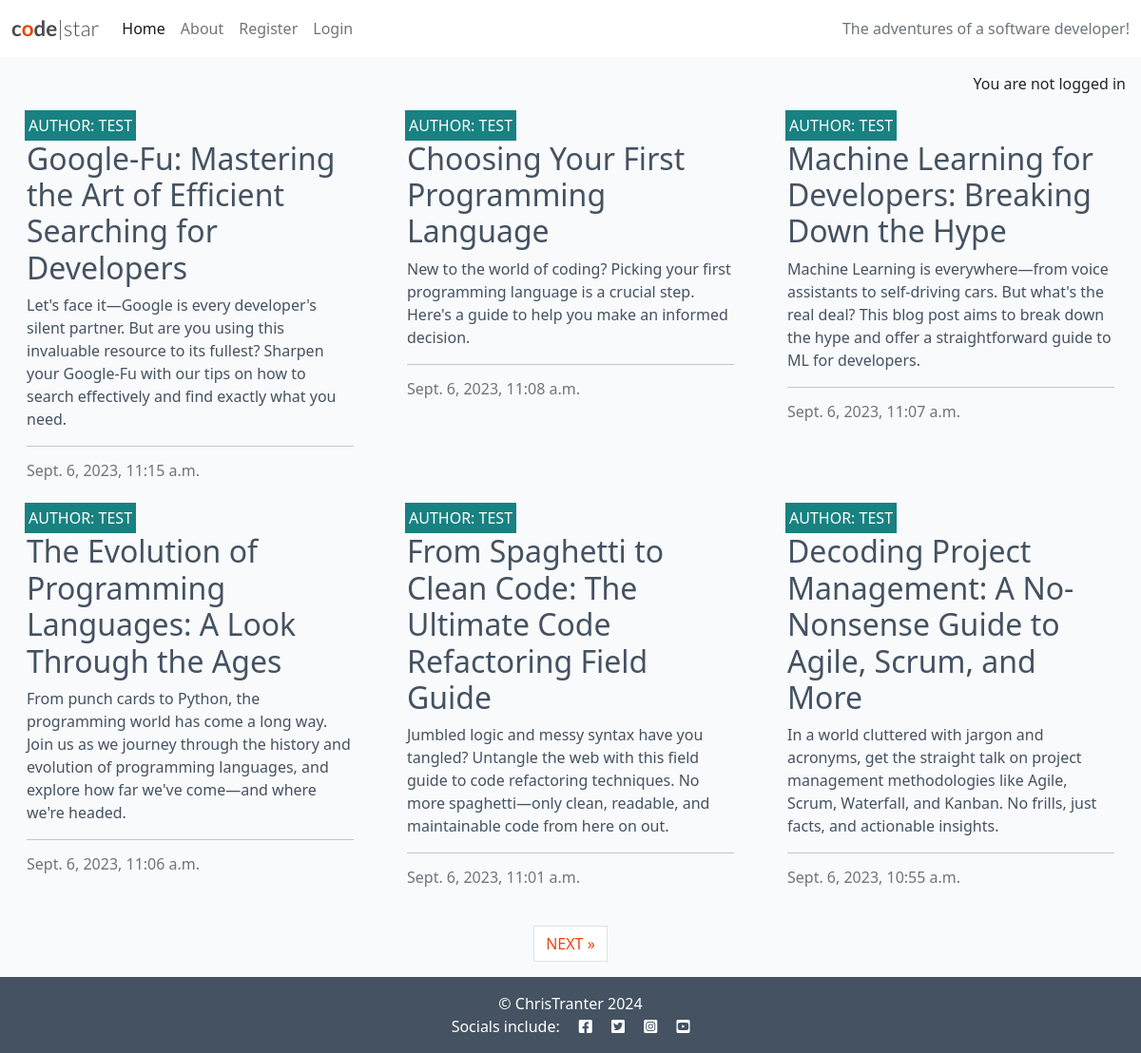
/, run on an earlier commit of the app's database.
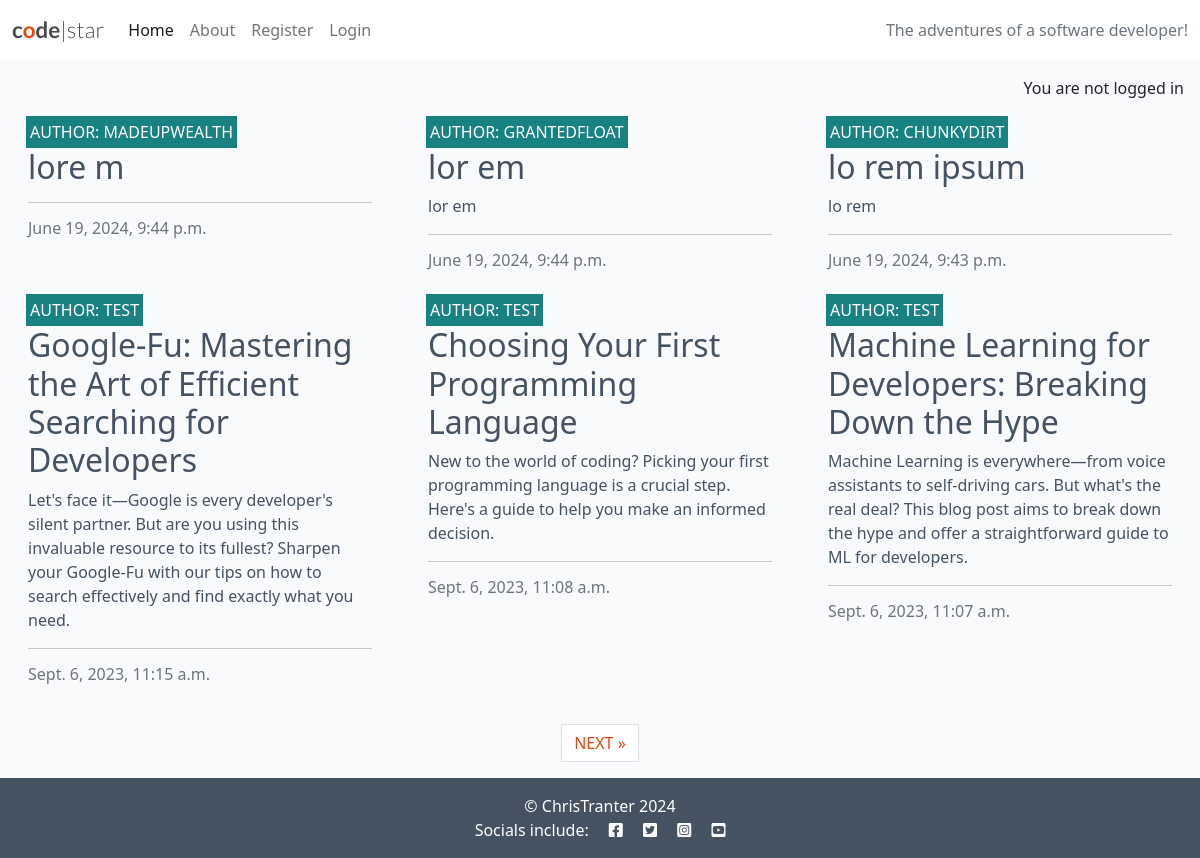
And on a later commit of the database.
### blog/models.py (models this page shows, shortened)
class Post(models.Model):
    title = models.CharField(max_length=200, unique=True)
    slug = models.SlugField(max_length=200, unique=True)
    author = models.ForeignKey(User, on_delete=models.CASCADE, related_name="blog_posts")
    content = models.TextField()
    created_on = models.DateTimeField(auto_now_add=True)
    status = models.IntegerField(choices=STATUS, default=0)
    excerpt = models.TextField(blank=True)
    updated_on = models.DateTimeField(auto_now=True)
    class Meta:
        ordering = ["-created_on"]

### blog/views.py (the view)
# urls.py: path('', views.PostList.as_view(), name='home'),
class PostList(generic.ListView):
    queryset = Post.objects.filter(status=1)
    template_name = "blog/index.html"
    paginate_by = 6

### blog/templates/blog/index.html (shortened to what this page needs)
{% extends "base.html" %}
{% block content %}
<div class="container-fluid">
    <div class="row">
        <div class="col-12 mt-3 left">
            <div class="row">
                {% for post in post_list %}
                <div class="col-md-4">
                    <div class="card mb-4">
                        <div class="card-body">
                            <div class="image-container">
                                <div class="image-flash">
                                    <p class="author">Author: {{ post.author }}</p>
                                </div>
                            </div>
                            <a href="{% url 'post_detail' post.slug %}" class="post-link">
                                <h2 class="card-title">{{ post.title }}</h2>
                                <p class="card-text">{{ post.excerpt }}</p>
                            </a>
                            <hr />
                            <p class="card-text text-muted h6">{{ post.created_on}}
                            </p>
                        </div>
                    </div>
                </div>
                {% if forloop.counter|divisibleby:3 %}
            </div>
            <div class="row">
                {% endif %}
                {% endfor %}
            </div>
        </div>
    </div>
    {% if is_paginated %}
    <nav aria-label="Page navigation">
        <ul class="pagination justify-content-center">
            {% if page_obj.has_next %}
            <li><a href="?page={{ page_obj.next_page_number }}" class="page-link"> NEXT &raquo;</a></li>
            {% endif %}
        </ul>
    </nav>
    {% endif %}
</div>
{% endblock %}
{% block copyright %}
© ChrisTranter 2024
{% endblock %}

### templates/base.html (shortened to what this page needs)
{% load static %}
{% url 'home' as home_url %}
{% url 'about' as about_url %}
{% url 'account_login' as login_url %}
{% url 'account_signup' as signup_url %}
{% url 'account_logout' as logout_url %}
<!DOCTYPE html>
<html class="h-100" lang="en">
<head>
    <link rel="stylesheet" href="https://cdnjs.cloudflare.com/ajax/libs/font-awesome/5.15.3/css/all.min.css">
    <link href="https://cdn.jsdelivr.net/npm/bootstrap@5.0.1/dist/css/bootstrap.min.css" rel="stylesheet"
>
    <link rel="stylesheet" href="{% static 'css/style.css' %}">
</head>
<body class="d-flex flex-column h-100 main-bg">
    <nav class="navbar navbar-expand-lg navbar-light bg-white">
        <div class="container-fluid">
            <a class="navbar-brand" href="{% url 'home' %}"><span class="brand">c<span class="red-o">o</span>de<span
                        class="thin">|star</span></span></a>
            <div class="collapse navbar-collapse" id="navbarText">
                <ul class="navbar-nav me-auto mb-2 mb-lg-0">
                    <li class="nav-item">
                        <a class="nav-link {% if request.path == home_url %}active{% endif %}" aria-current="page"
                            href="{% url 'home' %}">Home</a>
                    </li>
                    <li class="nav-item">
                        <a
                          class="nav-link
                          {% if request.path == about_url %}active{%endif%}"
                          aria-current="page"
                          href="{% url 'about' %}"
                          >About</a
                        >
                    </li>
                      {% if user.is_authenticated %}
                    <li class="nav-item">
                        <a class="nav-link {% if request.path == logout_url %}active{% endif %}" aria-current="page" href="{% url 'account_logout' %}">Logout</a>
                    </li>
                    {% else %}
                    <li class="nav-item">
                        <a class="nav-link {% if request.path == signup_url %}active{% endif %}" aria-current="page"
                            href="{% url 'account_signup' %}">Register</a>
                    </li>
                    <li class="nav-item">
                        <a class="nav-link {% if request.path == login_url %}active{% endif %}" aria-current="page" href="{% url 'account_login' %}">Login</a>
                    </li>
                    {% endif %}
                </ul>
                <span class="navbar-text text-muted">
                    The adventures of a software developer!
                </span>
            </div>
        </div>
    </nav>
    <main class="flex-shrink-0 main-bg">
        {% if user.is_authenticated %}
        <p class="text-end m-3">You are logged in as {{ user.username }}</p>
        {% else %}
        <p class="text-end m-3">You are not logged in</p>
        {% endif %}
        {% block content %}{% endblock content %}
    </main>
    <footer class="footer mt-auto py-3 dark-bg">
        <p class="m-0 text-center text-white">{% block copyright %} © ChrisTranter 2024 {% endblock copyright %}</p>
        <p class="m-0 text-center text-white">Socials include: <i class="fab fa-facebook-square ms-3"></i>
            <i class="fab fa-twitter-square ms-3"></i>
            <i class="fab fa-instagram-square ms-3"></i>
            <i class="fab fa-youtube-square ms-3"></i>
        </p>
    </footer>
</body>
</html>

### static/css/style.css (style rules this page uses)
body { background-color: #F9FAFC; }
.brand { font-family: Lato, sans-serif; font-size: 1.4rem; font-weight: 700; color: #4A4A4F; }
.red-o { color: #E84610; }
.thin { font-weight: 300; }
.dark-bg { background-color: #445261; }
.main-bg { background-color: #F9FAFC; }
.card { border: none; background-color: transparent; }
.image-container { position: relative; }
.image-flash { position: absolute; bottom: 5%; min-width: 30%; left: -2px; background-color: #188181; }
.author { color: white; margin: 4px; text-transform: uppercase; }
.post-link { text-decoration: none; color: #445261; }
.post-link:hover, .page-link { color: #E84610; }

What changed in the data, as far as the page shows it:
no longer on this page (row unchanged): Post: author "TEST", title "The Evolution of Programming Languages: A Look Through the Ages", excerpt "From punch cards to Python, the programming world has come a long way. Join us as we journey through the history and evolution of programming languages, and explore how far we've come—and where we're headed.", created_on "Sept. 6, 2023, 11:06 a.m."
no longer on this page (row unchanged): Post: author "TEST", title "From Spaghetti to Clean Code: The Ultimate Code Refactoring Field Guide", excerpt "Jumbled logic and messy syntax have you tangled? Untangle the web with this field guide to code refactoring techniques. No more spaghetti—only clean, readable, and maintainable code from here on out.", created_on "Sept. 6, 2023, 11:01 a.m."
no longer on this page (row unchanged): Post: author "TEST", title "Decoding Project Management: A No-Nonsense Guide to Agile, Scrum, and More", excerpt "In a world cluttered with jargon and acronyms, get the straight talk on project management methodologies like Agile, Scrum, Waterfall, and Kanban. No frills, just facts, and actionable insights.", created_on "Sept. 6, 2023, 10:55 a.m."
added Post: author "MADEUPWEALTH", title "lore m", created_on "June 19, 2024, 9:44 p.m."
added Post: author "GRANTEDFLOAT", title "lor em", excerpt "lor em", created_on "June 19, 2024, 9:44 p.m."
added Post: author "CHUNKYDIRT", title "lo rem ipsum", excerpt "lo rem", created_on "June 19, 2024, 9:43 p.m."
